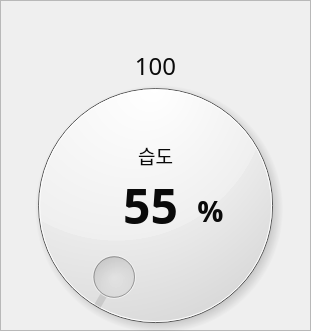
     <widget class="QFrame" name="frame_6">
      <property name="geometry">
       <rect>
        <x>360</x>
        <y>-50</y>
        <width>311</width>
        <height>331</height>
       </rect>
      </property>
      <property name="frameShape">
       <enum>QFrame::StyledPanel</enum>
      </property>
      <property name="frameShadow">
       <enum>QFrame::Raised</enum>
      </property>
      <widget class="QLabel" name="cur_humid_1">
       <property name="geometry">
        <rect>
         <x>100</x>
         <y>170</y>
         <width>101</width>
         <height>71</height>
        </rect>
       </property>
       <property name="font">
        <font>
         <family>나눔스퀘어 Bold</family>
         <pointsize>36</pointsize>
         <weight>75</weight>
         <bold>true</bold>
        </font>
       </property>
       <property name="styleSheet">
        <string notr="true">background:transparent;
color:rgb(10,10,10);</string>
       </property>
       <property name="text">
        <string>55</string>
       </property>
       <property name="alignment">
        <set>Qt::AlignCenter</set>
       </property>
      </widget>
      <widget class="QLabel" name="label_19">
       <property name="geometry">
        <rect>
         <x>190</x>
         <y>180</y>
         <width>41</width>
         <height>61</height>
        </rect>
       </property>
       <property name="font">
        <font>
         <family>나눔스퀘어 Bold</family>
         <pointsize>22</pointsize>
         <weight>75</weight>
         <bold>true</bold>
        </font>
       </property>
       <property name="styleSheet">
        <string notr="true">background:transparent;
color:rgb(10,10,10);</string>
       </property>
       <property name="text">
        <string>%</string>
       </property>
       <property name="alignment">
        <set>Qt::AlignCenter</set>
       </property>
      </widget>
      <widget class="QLabel" name="settings_humid">
       <property name="geometry">
        <rect>
         <x>120</x>
         <y>50</y>
         <width>71</width>
         <height>31</height>
        </rect>
       </property>
       <property name="font">
        <font>
         <family>맑은 고딕</family>
         <pointsize>18</pointsize>
        </font>
       </property>
       <property name="styleSheet">
        <string notr="true">background:transparent;
color:rgb(10,10,10);</string>
       </property>
       <property name="text">
        <string>100</string>
       </property>
       <property name="alignment">
        <set>Qt::AlignCenter</set>
       </property>
      </widget>
      <widget class="QDial" name="dial_2">
       <property name="geometry">
        <rect>
         <x>-10</x>
         <y>60</y>
         <width>331</width>
         <height>291</height>
        </rect>
       </property>
       <property name="styleSheet">
        <string notr="true"/>
       </property>
      </widget>
      <widget class="QLabel" name="label_3">
       <property name="geometry">
        <rect>
         <x>120</x>
         <y>140</y>
         <width>71</width>
         <height>31</height>
        </rect>
       </property>
       <property name="font">
        <font>
         <family>나눔스퀘어</family>
         <pointsize>14</pointsize>
        </font>
       </property>
       <property name="styleSheet">
        <string notr="true">background:transparent;
color:rgb(10,10,10);</string>
       </property>
       <property name="text">
        <string>습도</string>
       </property>
       <property name="alignment">
        <set>Qt::AlignCenter</set>
       </property>
      </widget>
      <zorder>dial_2</zorder>
      <zorder>cur_humid_1</zorder>
      <zorder>label_19</zorder>
      <zorder>settings_humid</zorder>
      <zorder>label_3</zorder>
     </widget>
